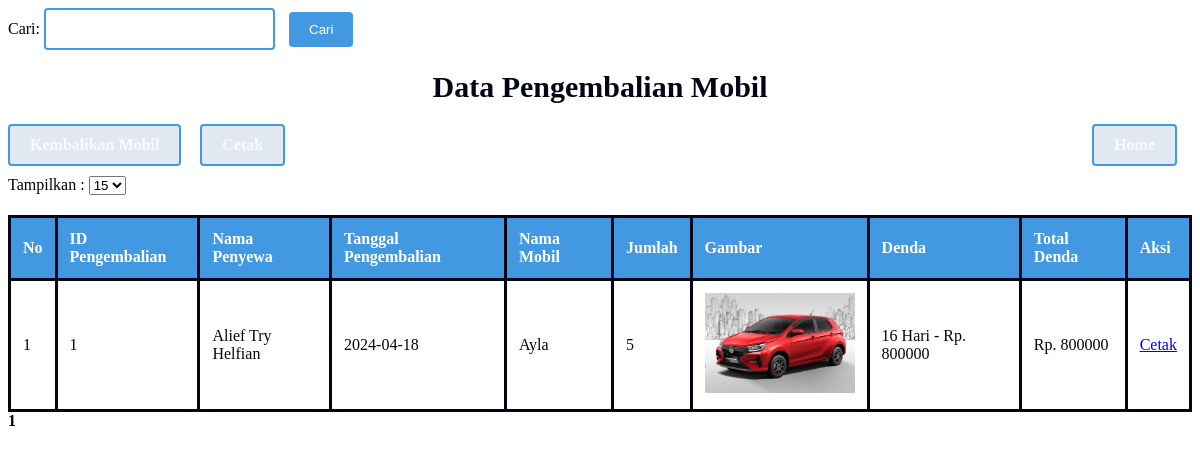
The app's page /rentalmobil/public/dashboard/data/dspengembalianmobil.php with its own data.
### tables this page shows
CREATE TABLE `pengembalian_mobil` (
  `id_pengembalian` int(11) NOT NULL,
  `stok_mobil` int(11) NOT NULL,
  `tanggal_pengembalian` date NOT NULL,
  `garasi_idgarasi` int(11) NOT NULL,
  `penyewaan_id_penyewaan` int(11) NOT NULL,
  `denda` int(11) NOT NULL
);

CREATE TABLE `kendaraan` (
  `idmobil` int(11) NOT NULL,
  `nama_mobil` varchar(100) DEFAULT NULL,
  `merek` varchar(100) DEFAULT NULL,
  `warna` varchar(500) NOT NULL,
  `tahun` int(11) DEFAULT NULL,
  `gambar_mobil` varchar(500) DEFAULT NULL,
  `harga_perhari` int(11) NOT NULL
);

### rentalmobil/public/pengembalianmobil/Controller/tabel_template.php (the view, shortened to what this page needs)
<html lang="en">
<head>
</head>
    <h1>Data Pengembalian Mobil</h1>
        <nav>
            <div>
                <a href="../../pengembalianmobil/view/tambah.php"  class="btn bg-blue-500 text-white"> Kembalikan Mobil </a>
                <a href="../../pengembalianmobil/view/cetak.php" target="_blank" class="btn bg-blue-500 text-white"> Cetak </a>
            </div>
            <a href="../../../public/dashboard/dashboard.php" class="btn bg-blue-500 text-white home-link"> Home </a>
        </nav>
<form action="../../dashboard/data/dspengembalianmobil.php" method="get">
<label>Tampilkan :</label>
    <select name="perPage" onchange="this.form.submit()">
        <option value="15" <?php echo isset($_GET['perPage']) && $_GET['perPage'] == 5 ? 'selected' : ''; ?>>15</option>
    </select>
</form>
<table border="1">
    <tr>
        <th> No </th>
        <th> ID Pengembalian </th>
        <th> Nama Penyewa </th>
        <th> Tanggal Pengembalian </th>
        <th> Nama Mobil </th>
        <th> Jumlah </th>
        <th> Gambar </th>
        <th> Denda </th>
        <th> Total Denda </th>
        <th> Aksi </th>
    </tr>
    <?php
        $rowSpanCounts = [];
        if ($num > 0) {
            $totalDendaByID = [];
            while ($row = mysqli_fetch_array($ambildata)) {
                $pengembalianID = $row['id_pengembalian'];
                $rowSpanCounts[$pengembalianID][] = $row;
                if (!isset($totalDendaByID[$pengembalianID])) {
                    $totalDendaByID[$pengembalianID] = 0;
                }
                $totalDendaByID[$pengembalianID] += $row['denda'];
            }
            $no = $start + 1;
            foreach ($rowSpanCounts as $pengembalianID => $rows) {
                $rowSpanCount = count($rows);
                $firstRow = true;
                foreach ($rows as $key => $userAmbilData) {
                    echo "<tr>";
                    if ($firstRow) {
                        echo "<td rowspan='{$rowSpanCount}'>" . $no++ . "</td>";
                        echo "<td rowspan='{$rowSpanCount}'>" . $userAmbilData['id_pengembalian'] . "</td>";
                        echo "<td rowspan='{$rowSpanCount}'>" . $userAmbilData['namapenyewa'] . "</td>";
                        echo "<td rowspan='{$rowSpanCount}'>" . $userAmbilData['tanggal_pengembalian'] . "</td>";
                        $firstRow = false;
                    }
                    echo "<td>" . $userAmbilData['nama_kendaraan'] . "</td>";
                    echo "<td>" . $userAmbilData['stok_mobil'] . "</td>";
                    echo "<td><img src='../../kendaraan/aset/{$userAmbilData['gambar_kendaraan']}' alt='Gambar Mobil' style='width: 150px; height: 100px;'></td>";
                    echo "<td>" . $userAmbilData['telat_hari'] . " Hari - Rp. " . $userAmbilData['denda'] . "</td>";
                    if ($key === 0) {
                        echo "<td rowspan='{$rowSpanCount}'>Rp. " . $totalDendaByID[$pengembalianID] . "</td>";
                    }
                    if ($key === 0) {
                        echo "<td rowspan='{$rowSpanCount}'>";
                        if (isset($userAmbilData['id_pengembalian'])) {
                            echo "<a href='../../pengembalianmobil/view/cetakpengembali.php?id_pengembalian={$userAmbilData['id_pengembalian']}' target='_blank' class=>Cetak</a>";
                        }
                        echo "</td>";
                    }
                    echo "</tr>";
                }
            }
        } else {
            echo "<tr><td colspan='10'>Data tidak ditemukan.</td></tr>";
        }
    ?>
</table>

### rentalmobil/public/pengembalianmobil/Controller/tabel_template.php (style rules this page uses)
h1 { text-align: center; color: #020617; font-weight: bold; margin-bottom: 20px; font-size: 30px; }
nav { display: flex; justify-content: space-between; align-items: center; margin-bottom: 10px; }
nav a { padding: 10px 20px; margin-right: 15px; color: #f8fafc; font-weight: bold; text-decoration: none; display: inline-block; background-color: #e2e8f0; border: 2px solid #4299e1; border-radius: 4px; }
table { border-collapse: collapse; width: 100%; margin-top: 20px; }
th, td { border: 3px solid #020617; padding: 12px; text-align: left; color: #020617; background-color: #fff; }
th:first-child { color: #fff; }
th { font-weight: bold; background-color: #4299e1; }
td { font-size: 16px; }
th:first-child, th:nth-child(2), th:nth-child(3), th:nth-child(4), th:nth-child(5), th:nth-child(6), th:nth-child(7), th:nth-child(8), th:nth-child(9), th:nth-child(10) { color: #fff; }
.home-link { margin-left: auto; }

### records on screen
pengembalian_mobil: id_pengembalian "1", namapenyewa "Alief Try Helfian", tanggal_pengembalian "2024-04-18", kendaraan.nama_mobil "Ayla", stok_mobil "5", kendaraan.gambar_mobil (picture), telat_hari "16", denda "800000", pengembalianID "800000"
